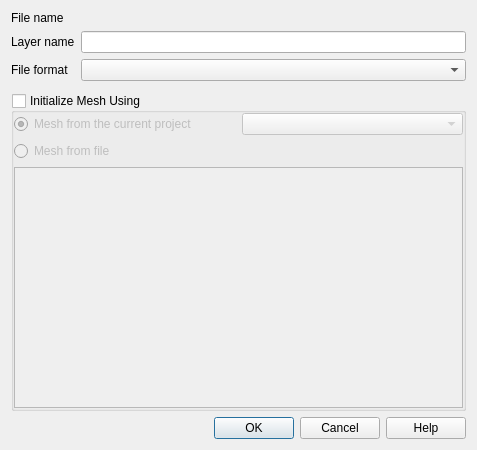
<?xml version="1.0" encoding="UTF-8"?>
<ui version="4.0">
 <class>QgsNewMeshLayerDialogBase</class>
 <widget class="QDialog" name="QgsNewMeshLayerDialogBase">
  <property name="geometry">
   <rect>
    <x>0</x>
    <y>0</y>
    <width>477</width>
    <height>450</height>
   </rect>
  </property>
  <property name="windowTitle">
   <string>New Mesh Layer</string>
  </property>
  <layout class="QGridLayout" name="gridLayout1">
   <item row="4" column="1">
    <widget class="QgsProjectionSelectionWidget" name="mProjectionSelectionWidget" native="true"/>
   </item>
   <item row="1" column="1">
    <widget class="QLineEdit" name="mLayerNameLineEdit">
     <property name="text">
      <string/>
     </property>
    </widget>
   </item>
   <item row="6" column="0" colspan="2">
    <widget class="QDialogButtonBox" name="buttonBox">
     <property name="orientation">
      <enum>Qt::Horizontal</enum>
     </property>
     <property name="standardButtons">
      <set>QDialogButtonBox::Cancel|QDialogButtonBox::Help|QDialogButtonBox::Ok</set>
     </property>
    </widget>
   </item>
   <item row="1" column="0">
    <widget class="QLabel" name="label_3">
     <property name="text">
      <string>Layer name</string>
     </property>
    </widget>
   </item>
   <item row="3" column="0">
    <widget class="QLabel" name="label">
     <property name="text">
      <string>File format</string>
     </property>
    </widget>
   </item>
   <item row="5" column="0" colspan="2">
    <widget class="QGroupBox" name="mInitializeMeshGroupBox">
     <property name="sizePolicy">
      <sizepolicy hsizetype="Preferred" vsizetype="Expanding">
       <horstretch>0</horstretch>
       <verstretch>0</verstretch>
      </sizepolicy>
     </property>
     <property name="title">
      <string>Initialize Mesh Using</string>
     </property>
     <property name="checkable">
      <bool>true</bool>
     </property>
     <property name="checked">
      <bool>false</bool>
     </property>
     <layout class="QGridLayout" name="gridLayout">
      <property name="leftMargin">
       <number>0</number>
      </property>
      <property name="topMargin">
       <number>0</number>
      </property>
      <property name="rightMargin">
       <number>0</number>
      </property>
      <property name="bottomMargin">
       <number>0</number>
      </property>
      <item row="1" column="1">
       <widget class="QgsFileWidget" name="mMeshFromFileWidget" native="true"/>
      </item>
      <item row="0" column="1">
       <widget class="QgsMapLayerComboBox" name="mMeshProjectComboBox"/>
      </item>
      <item row="2" column="0" colspan="2">
       <widget class="QTextBrowser" name="mInformationTextBrowser"/>
      </item>
      <item row="1" column="0">
       <widget class="QRadioButton" name="mMeshFileRadioButton">
        <property name="text">
         <string>Mesh from file</string>
        </property>
       </widget>
      </item>
      <item row="0" column="0">
       <widget class="QRadioButton" name="mMeshProjectRadioButton">
        <property name="text">
         <string>Mesh from the current project</string>
        </property>
        <property name="checked">
         <bool>true</bool>
        </property>
       </widget>
      </item>
     </layout>
    </widget>
   </item>
   <item row="3" column="1">
    <widget class="QComboBox" name="mFormatComboBox"/>
   </item>
   <item row="0" column="0">
    <widget class="QLabel" name="label_2">
     <property name="text">
      <string>File name</string>
     </property>
    </widget>
   </item>
   <item row="0" column="1">
    <widget class="QgsFileWidget" name="mFileWidget" native="true"/>
   </item>
  </layout>
 </widget>
 <customwidgets>
  <customwidget>
   <class>QgsProjectionSelectionWidget</class>
   <extends>QWidget</extends>
   <header location="global">qgsprojectionselectionwidget.h</header>
   <container>1</container>
  </customwidget>
  <customwidget>
   <class>QgsFileWidget</class>
   <extends>QWidget</extends>
   <header>qgis.gui</header>
   <container>1</container>
  </customwidget>
  <customwidget>
   <class>QgsMapLayerComboBox</class>
   <extends>QComboBox</extends>
   <header location="global">qgsmaplayercombobox.h</header>
  </customwidget>
 </customwidgets>
 <tabstops>
  <tabstop>mLayerNameLineEdit</tabstop>
  <tabstop>mFormatComboBox</tabstop>
  <tabstop>mMeshProjectRadioButton</tabstop>
  <tabstop>mMeshProjectComboBox</tabstop>
  <tabstop>mMeshFileRadioButton</tabstop>
  <tabstop>mInformationTextBrowser</tabstop>
 </tabstops>
 <resources/>
 <connections>
  <connection>
   <sender>buttonBox</sender>
   <signal>accepted()</signal>
   <receiver>QgsNewMeshLayerDialogBase</receiver>
   <slot>accept()</slot>
   <hints>
    <hint type="sourcelabel">
     <x>248</x>
     <y>254</y>
    </hint>
    <hint type="destinationlabel">
     <x>157</x>
     <y>274</y>
    </hint>
   </hints>
  </connection>
  <connection>
   <sender>buttonBox</sender>
   <signal>rejected()</signal>
   <receiver>QgsNewMeshLayerDialogBase</receiver>
   <slot>reject()</slot>
   <hints>
    <hint type="sourcelabel">
     <x>316</x>
     <y>260</y>
    </hint>
    <hint type="destinationlabel">
     <x>286</x>
     <y>274</y>
    </hint>
   </hints>
  </connection>
 </connections>
</ui>
